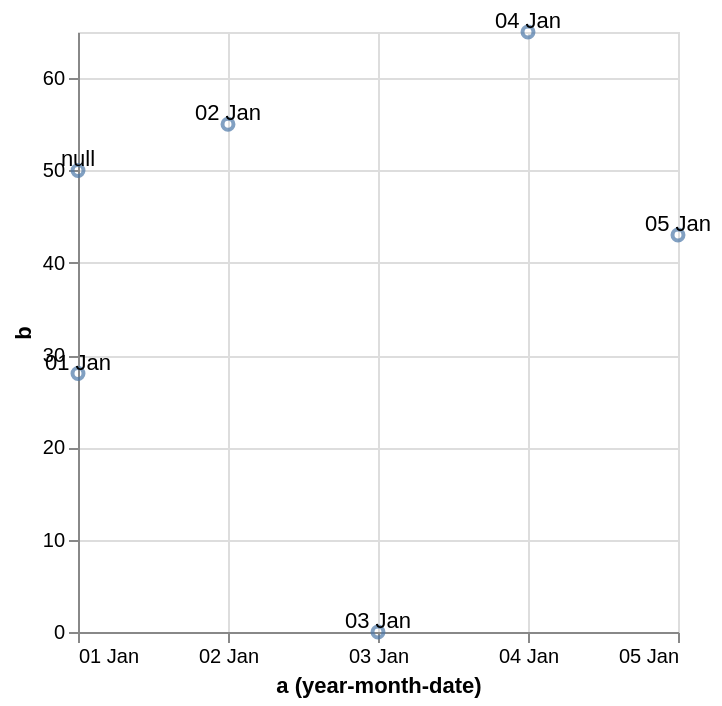

The specification (Vega-Lite) saved for this image:
### Vega-Lite specification from a JSON file in a GitHub repository (floating-point values rounded to 4 significant figures)
{"$schema": "https://vega.github.io/schema/vega-lite/v5.json", "data": {"values": [{"a": "Jan 1, 2000", "b": 28}, {"a": "Jan 2, 2000", "b": 55}, {"a": "Jan 3, 2000", "b": null}, {"a": "Jan 4, 2000", "b": 65}, {"a": "Jan 5, 2000", "b": 43}, {"a": null, "b": 50}]}, "encoding": {"x": {"timeUnit": "yearmonthdate", "field": "a", "type": "temporal", "axis": {"format": "%d %b"}}, "y": {"field": "b", "type": "quantitative"}}, "layer": [{"mark": {"type": "point", "invalid": "show", "tooltip": true}, "encoding": {"x": {"timeUnit": "yearmonthdate", "field": "a", "type": "temporal"}}}, {"mark": {"type": "text", "invalid": "show", "baseline": "bottom"}, "encoding": {"text": {"timeUnit": "yearmonthdate", "field": "a", "type": "temporal", "axis": {"format": "%d %b"}}}}]}
